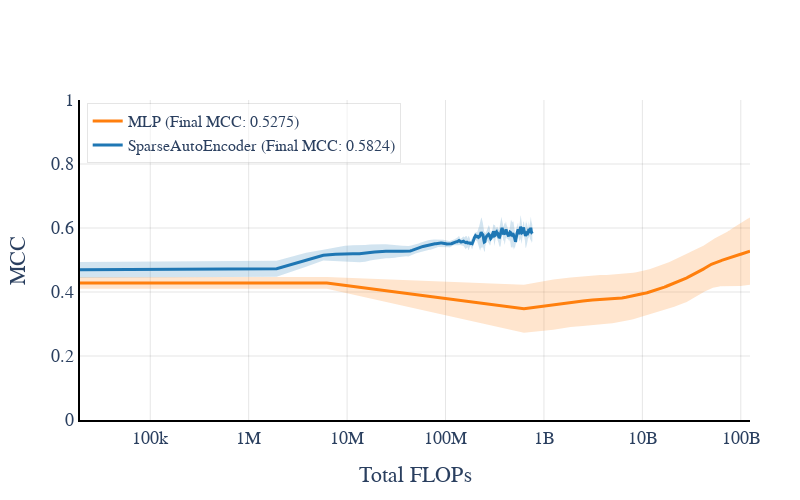

The cell this chart's notebook holds for it:
### Code cell
import json
import numpy as np
import plotly.graph_objects as go
from plotly.subplots import make_subplots

FIXED_D = False  # Set this to True or False based on your experiment
filename = 'fixed_D' if FIXED_D else 'learned_D'

# Load the JSON data
with open(f'results/{filename}_results.json', 'r') as f:
    data = json.load(f)

# Create subplots
fig = make_subplots(rows=1, cols=1, shared_xaxes=True)

# Colors for each model
colors = {'SparseAutoEncoder': 'rgb(31, 119, 180)', 'MLP': 'rgb(255, 127, 14)'}

max_flops_per_model = []

for model_name, model_results in data['results'].items():
    all_flops = []
    all_mccs = []
    
    for run_results in model_results:
        total_flops = [log['total_flops'] for log in run_results]
        mcc = [log['mcc'] for log in run_results]
        
        # Add 0 FLOP-MCC point
        total_flops.insert(0, 0)
        mcc.insert(0, 0)  # Assuming MCC is 0 at the start
        
        all_flops.append(total_flops)
        all_mccs.append(mcc)
    
    # Calculate mean and standard deviation
    mean_flops = np.mean(all_flops, axis=0)
    mean_mccs = np.mean(all_mccs, axis=0)
    std_mccs = np.std(all_mccs, axis=0)
    
    # Store the maximum FLOP value for this model
    max_flops_per_model.append(np.max(mean_flops))
    
    final_mcc = mean_mccs[-1]
    
    # Add trace for each model
    fig.add_trace(
        go.Scatter(
            x=mean_flops,
            y=mean_mccs,
            mode='lines',
            name=f"{model_name} (Final MCC: {final_mcc:.4f})",
            line=dict(color=colors[model_name], width=3),
        )
    )
    
    # Add error bands
    fig.add_trace(
        go.Scatter(
            x=np.concatenate([mean_flops, mean_flops[::-1]]),
            y=np.concatenate([mean_mccs + std_mccs, (mean_mccs - std_mccs)[::-1]]),
            fill='toself',
            fillcolor=colors[model_name].replace('rgb', 'rgba').replace(')', ',0.2)'),
            line=dict(color='rgba(255,255,255,0)'),
            hoverinfo="skip",
            showlegend=False
        )
    )

# Calculate the minimum of the maximum FLOP values
x_max = min(max_flops_per_model)

# Update layout
fig.update_layout(
    xaxis_title='Total FLOPs',
    yaxis_title='MCC',
    font=dict(family="Palatino", size=18),
    legend=dict(
        x=0.01,
        y=0.99,
        bgcolor='rgba(255, 255, 255, 0.5)',
        bordercolor='rgba(0, 0, 0, 0.1)',
        borderwidth=1,
        font=dict(size=16)
    ),
    plot_bgcolor='white',
    hovermode='x unified',
    width=800,  # Narrower plot
    height=500,
    margin=dict(l=80, r=50, t=100, b=80)
)

# Update axes
fig.update_xaxes(
    showgrid=True,
    gridwidth=1,
    gridcolor='rgba(0, 0, 0, 0.1)',
    zeroline=False,
    showline=True,
    linewidth=2,
    linecolor='black',
    type='log',  # Use log scale for FLOPs
    title_standoff=20,
    #range=[0, np.log10(x_max)]  # Set x-axis range
)

fig.update_yaxes(
    showgrid=True,
    gridwidth=1,
    gridcolor='rgba(0, 0, 0, 0.1)',
    zeroline=False,
    showline=True,
    linewidth=2,
    linecolor='black',
    range=[0, 1],  # Adjust this range as needed
    title_standoff=20
)

# Save the plot as a PDF
fig.write_image(f"results/figures/{filename}.pdf")

# Optionally, display the plot
fig.show()

print(f"Plot saved as results/figures/{filename}.pdf")

### Figure 1 — Plotly figure (JSON) as saved in the notebook; plotly's stock layout.template omitted (floating-point values rounded to 4 significant figures; data arrays with more than 128 entries replaced by an {"elided": "..."} marker saying what was removed)
{"data": [{"line": {"color": "rgb(255, 127, 14)", "width": 3}, "mode": "lines", "name": "MLP (Final MCC: 0.5275)", "type": "scatter", "x": {"elided": "202 int values"}, "y": {"elided": "202 float values"}}, {"fill": "toself", "fillcolor": "rgba(255, 127, 14,0.2)", "hoverinfo": "skip", "line": {"color": "rgba(255,255,255,0)"}, "showlegend": false, "type": "scatter", "x": {"elided": "404 int values"}, "y": {"elided": "404 float values"}}, {"line": {"color": "rgb(31, 119, 180)", "width": 3}, "mode": "lines", "name": "SparseAutoEncoder (Final MCC: 0.5824)", "type": "scatter", "x": {"elided": "402 int values"}, "y": {"elided": "402 float values"}}, {"fill": "toself", "fillcolor": "rgba(31, 119, 180,0.2)", "hoverinfo": "skip", "line": {"color": "rgba(255,255,255,0)"}, "showlegend": false, "type": "scatter", "x": {"elided": "804 int values"}, "y": {"elided": "804 float values"}}], "layout": {"font": {"family": "Palatino", "size": 18}, "height": 500, "hovermode": "x unified", "legend": {"bgcolor": "rgba(255, 255, 255, 0.5)", "bordercolor": "rgba(0, 0, 0, 0.1)", "borderwidth": 1, "font": {"size": 16}, "x": 0.01, "y": 0.99}, "margin": {"b": 80, "l": 80, "r": 50, "t": 100}, "plot_bgcolor": "white", "width": 800, "xaxis": {"anchor": "y", "domain": [0, 1], "gridcolor": "rgba(0, 0, 0, 0.1)", "gridwidth": 1, "linecolor": "black", "linewidth": 2, "showgrid": true, "showline": true, "title": {"standoff": 20, "text": "Total FLOPs"}, "type": "log", "zeroline": false}, "yaxis": {"anchor": "x", "domain": [0, 1], "gridcolor": "rgba(0, 0, 0, 0.1)", "gridwidth": 1, "linecolor": "black", "linewidth": 2, "range": [0, 1], "showgrid": true, "showline": true, "title": {"standoff": 20, "text": "MCC"}, "zeroline": false}}}
